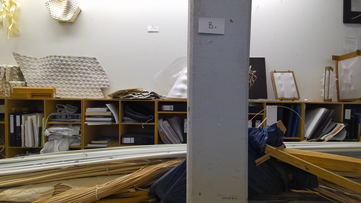
#> input picture dData/color.png, 361 x 203 px, shrunk from 1920 x 1080 before the run, found by its file name
$ python imagematch.py
#> lines starting #> are read from the running program, lines starting #| are printed output that depends on the picture
import cv2
import os

#reading image
path= 'C:\\Users\\ppou\\source\\repos\\pyKinectAzure\\dData'

img1 = cv2.imread(path +'\\color.png')
#> img1 is the input picture: shape (203, 361, 3); mean B, G, R 109.7, 118.4, 125.3
gray1 = cv2.cvtColor(img1, cv2.COLOR_BGR2GRAY)
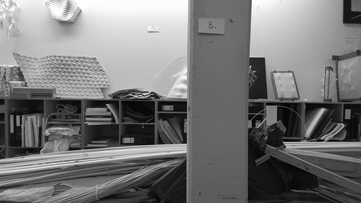
#> gray1: shape (203, 361); min 0, max 255, mean 119.5

img2 = cv2.imread(path +'\\test.jpg')
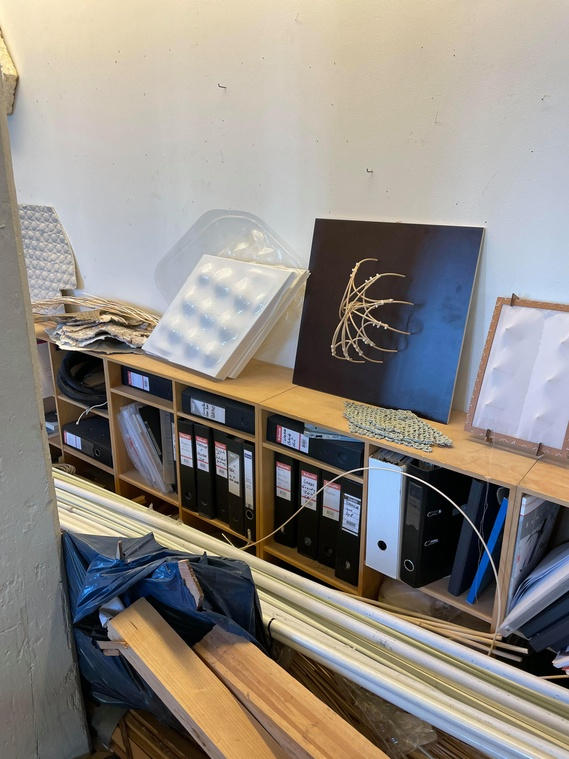
#> input picture dData/test.jpg, 569 x 759 px, shrunk from 3024 x 4032 before the run, found by its file name
#> img2 is the input picture: shape (759, 569, 3); mean B, G, R 130.4, 137.3, 143.1
gray2 = cv2.cvtColor(img2, cv2.COLOR_BGR2GRAY)
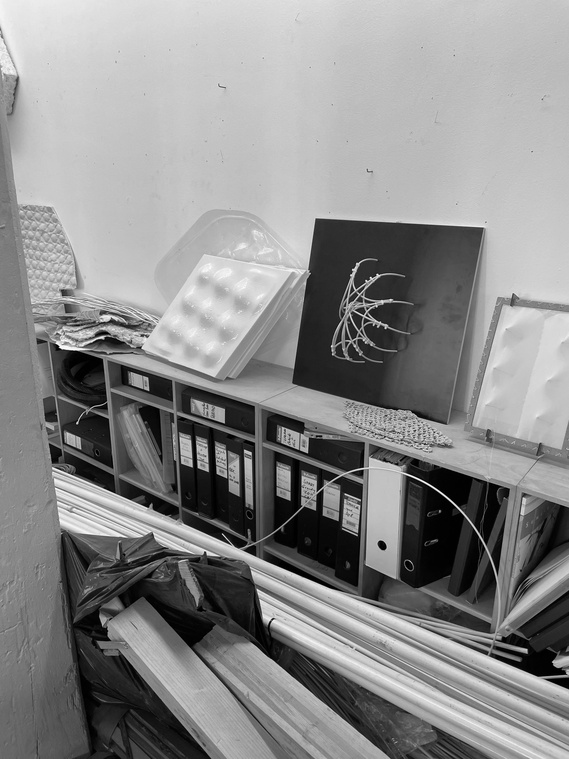
#> gray2: shape (759, 569); min 0, max 254, mean 138.2

#default nfeatures=500
orb = cv2.ORB_create(nfeatures=1000)

#keypoints
kp1, des1 = orb.detectAndCompute(gray1, None)
#> kp1 = 808 keypoints; strongest (x, y, size): (263, 58, 31), (185, 142, 31), (323, 110, 31), (322, 138, 31)
kp2, des2 = orb.detectAndCompute(gray2, None)
#> kp2 = 1000 keypoints; strongest (x, y, size): (367, 316, 31), (205, 553, 31), (380, 543, 53.6), (363, 312, 31)

print(des1.shape)
#| (808, 32)

bf = cv2.BFMatcher()
matches = bf.knnMatch(des1,des2,k=2)
#> matches = 808 matches

good = []
for m,n in matches:
    if m.distance < 0.75*n.distance:
        good.append([m])
#> after the loop, good = 9 matches

print(len(good))
#| 9
img3 = cv2.drawMatchesKnn(img1, kp1, img2, kp2, good, None, flags=2)
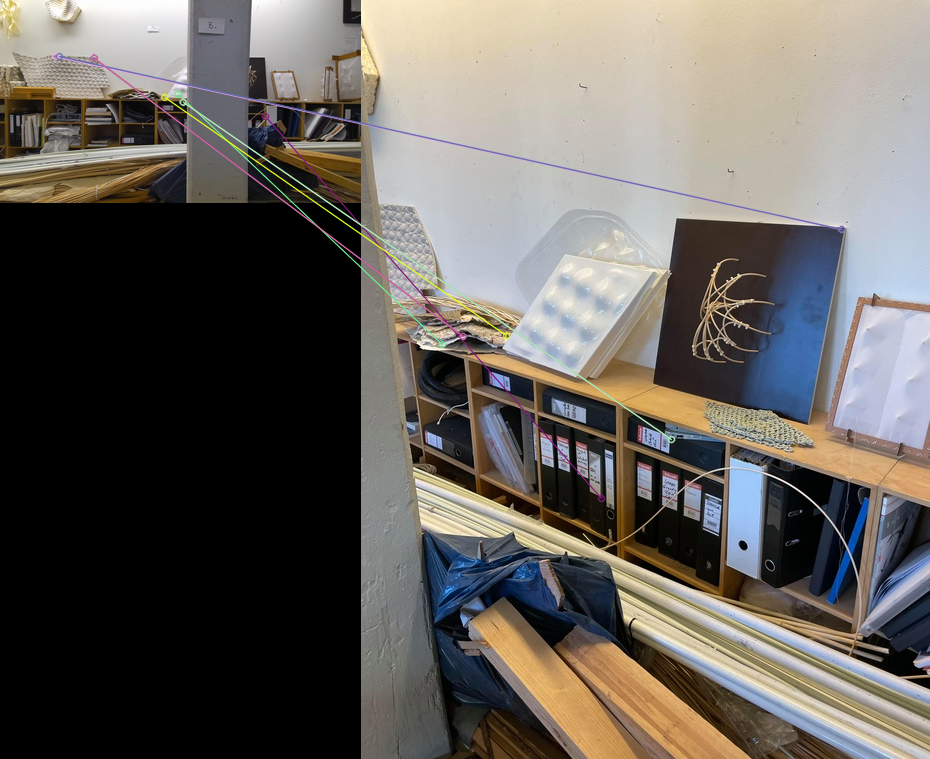
#> img3: shape (759, 930, 3); mean B, G, R 91.4, 96.5, 100.9

imgKp1 = cv2.drawKeypoints(img1, kp1, None)
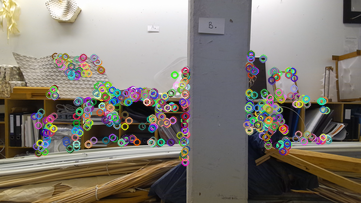
#> imgKp1: shape (203, 361, 3); mean B, G, R 114, 122.5, 128.7
imgKp2 = cv2.drawKeypoints(img2, kp2, None)
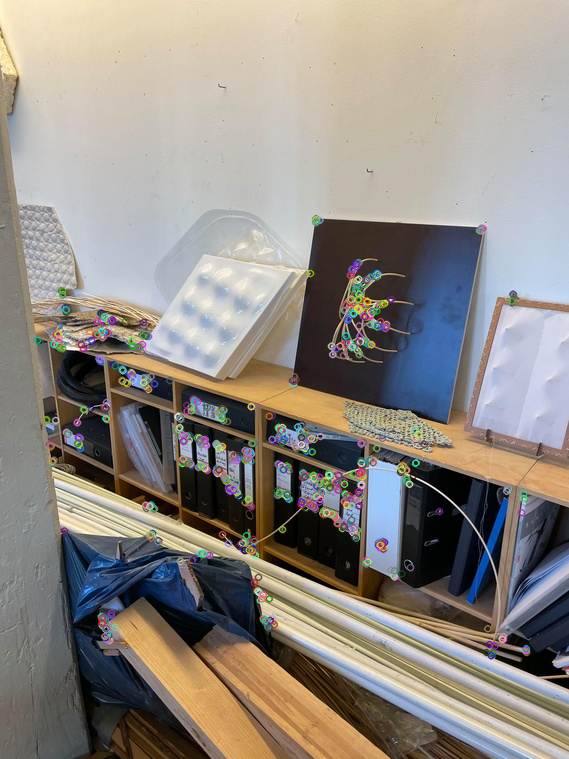
#> imgKp2: shape (759, 569, 3); mean B, G, R 131.3, 138.2, 144

#cv2.imshow('imgKp1', imgKp1)
#cv2.imshow('imgKp2', imgKp2)
cv2.imshow('img3', img3)

filename = 'checks.jpg'
cv2.imwrite(os.path.join(path , filename), img3)
cv2.waitKey(0)
